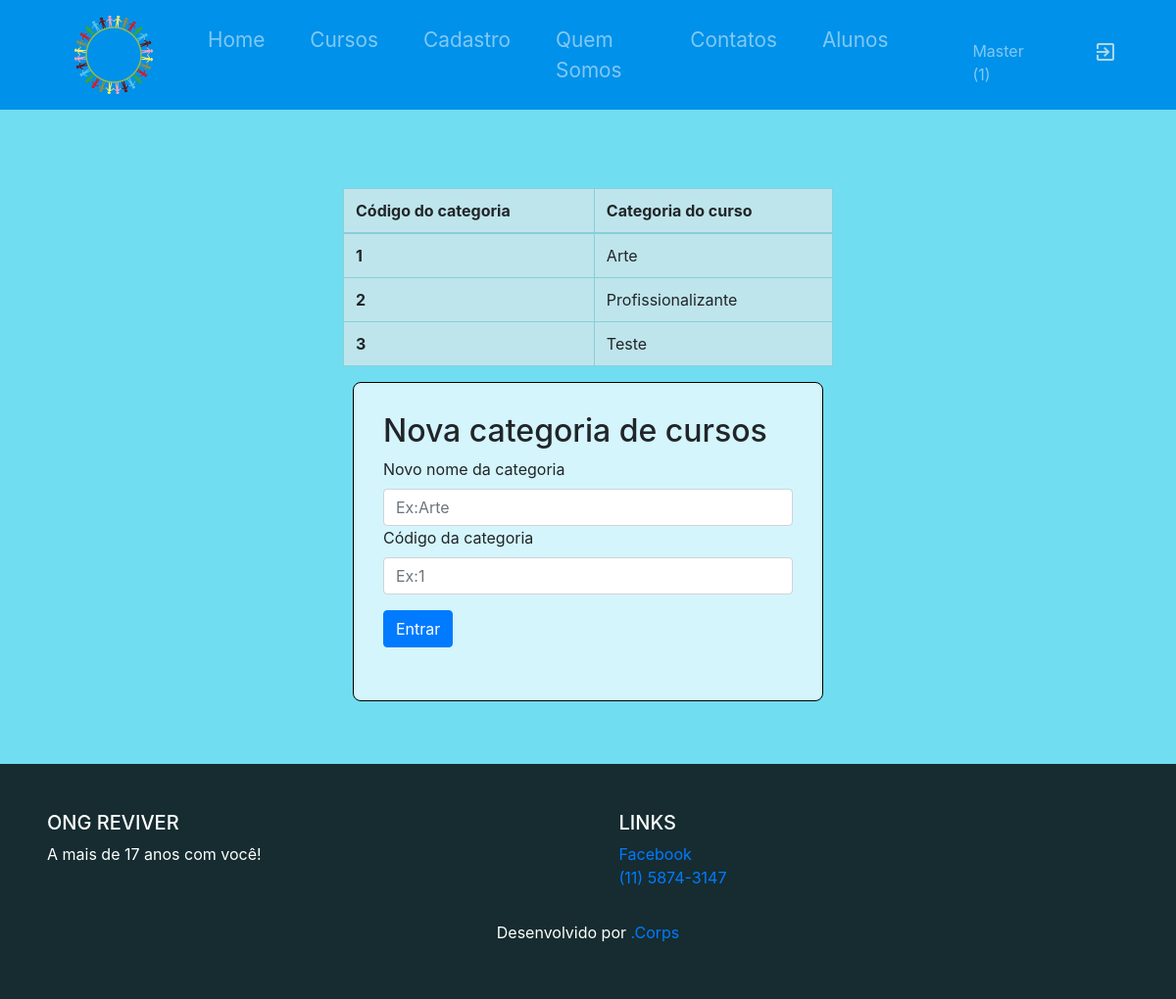
/Views/AttCategoria.php (signed in), run on the app's committed database.
### tables this page shows
create table TipoCurso(
AT_TipoCursoID int(2) primary key auto_increment,
AT_Tipo varchar(20)
);

### Controller/ConsultaTipoPHP.php (the view)
<?php
include_once('Config.php');
echo " <table class='
table table-bordered table-info col-5 mx-auto'>
  <thead>
<tr>
  <th scope='col'>Código do categoria</th>
  <th scope='col'>Categoria do curso</th>
</tr>
</thead>
<tbody>
"
;
$query = mysqli_query($mysqli,"SELECT * FROM TipoCurso");
 while($print = mysqli_fetch_array($query)) {
echo"
<tr>
  <th scope='row'>".$print['AT_TipoCursoID']."</th>
  <td>".$print['AT_Tipo']."</td>
</tr>
";}
echo "
</tbody>
</table>
";
 ?>

### Views/Header.css (style rules this page uses)
body { background-color: #70ddf1; margin: 0 auto; }

### data on the page
tipocurso: AT_TipoCursoID "1", AT_Tipo "Arte"
tipocurso: AT_TipoCursoID "2", AT_Tipo "Profissionalizante"
tipocurso: AT_TipoCursoID "3", AT_Tipo "Teste"

### other printed values
$AlunosCab "Alunos"
$_SESSION['Nome'] "Master"
$nivel "(1)"
